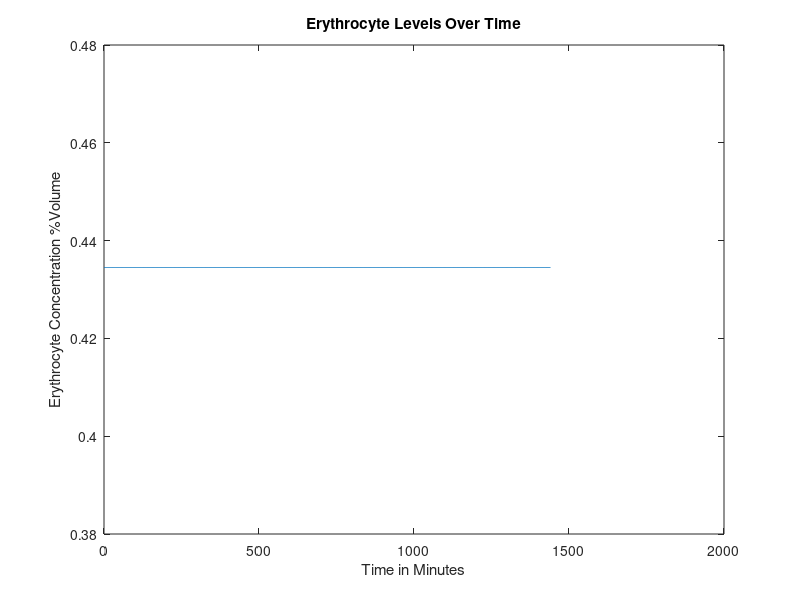
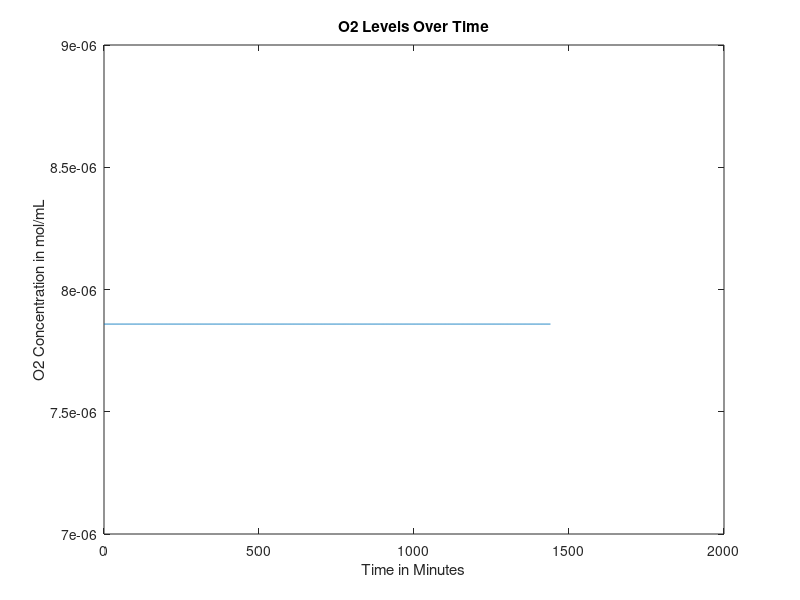
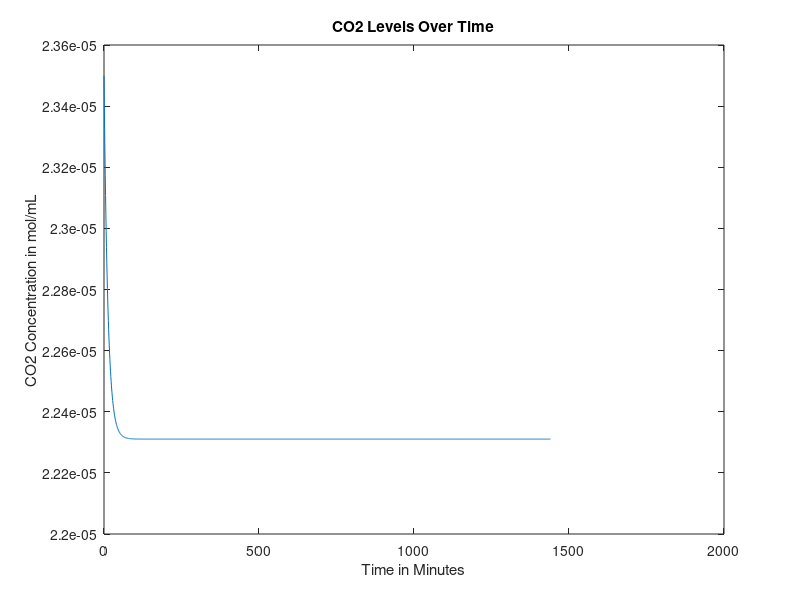
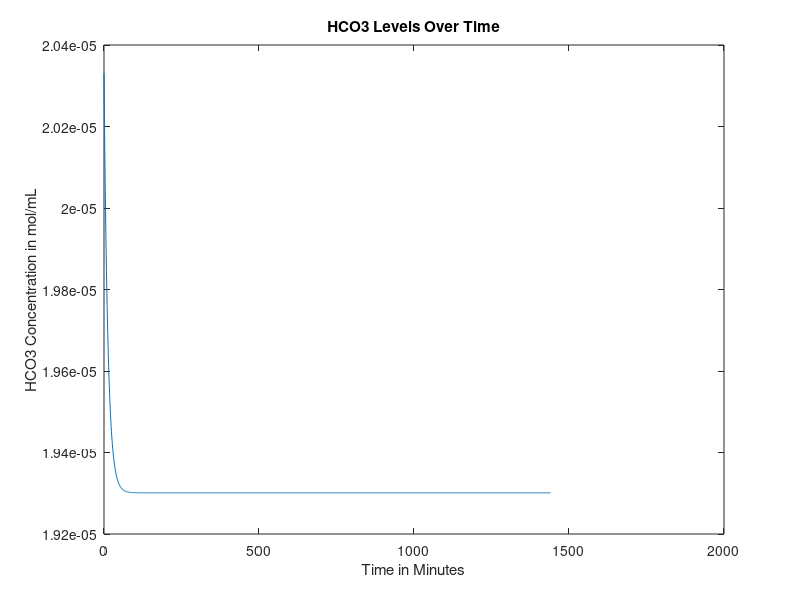

The MATLAB script that drew these images, in order:
function mainfunction2withLiverEating2()
age = 30; %Age in years
gender = 0; %Gender, 0=male, 1=female
mass = 70; %Weight in kg
anemia = 0; %Is the patient anemic? 1 if yes, 0 if no
FerritinStores = 0.0179; %Stored moles of iron in liver as ferritin

RQ=0.825;%reaction quotients for the general body and
%RQheart=0.7;

if (40>=age)&&(age>0) %if/else statement that sets heart rate based on age, in bpm
    heartrate = 60;
else
    heartrate=70;
end


%Intake of various nutrients
carbs=130;
calciumintake=1000;
sodiumintake=500;

if gender==1
    ironintake=18;
else
    ironintake=8;
end

bloodweight=0.07*mass; %sets mass of blood in the body based on percentage composition of blood and bodyweight


%SV=mass; %stroke volume, blood pumped out of heart per beat in mL

bloodflow0 = 1000*bloodweight/1.06; %blood flow out of heart per minute in mL, divided by density of 1.06 g/mL (steady state value)

% cvector = concentration vector, [cE, cNa, cCa, cIron, cGlucose, cO2,
% cCO2, cHCO3], where c = "concentration of", and the letters are our
% components


if gender == 0 %if loop sets volume percentage of red blood cells based on gender
    cE = 0.4345;
elseif gender == 1
    cE = 0.402;
end

%set concentration of O2 and CO2 in mol/mL at BTP in venous blood
cO2 = 0.00000785855;
cCO2 = 0.0000235;
%concentration of bicarbonate in venous blood, in mol/L
cHCO3 = 0.00002033;
%concnetartion of glucose in mol/mL
cGlucose = 0.0000055;
%Na concentration in mol/mL
cNa = 0.000137;
%Concentration of Ca in mol/mL
cCa = 0.00000118;
%Concentration of iron in mol/mL
cIron = 0.00012592;

cvector0 = [cE cO2 cCO2 cHCO3 cGlucose cNa cCa cIron]; %concentration in the blood, in moles? mL/mL of blood

cEtrack=[cvector0(1)];
cO2track=[cvector0(2)];
cCO2track=[cvector0(3)];
cHCO3track=[cvector0(4)];
cGlucosetrack=[cvector0(5)];
cNatrack=[cvector0(6)];
cCatrack=[cvector0(7)];
cIrontrack=[cvector0(8)];

for loop=1:1440
    %Run initial venous blood through the heart
    [bloodflow, cvector, Ci] = lungs(bloodflow0, cvector0);
    %Run blood from lungs to the heart
    [bloodflow, cvector1] = heart(bloodflow, cvector, mass, Ci);
    %These three values are the blood flows that go from the heart to each
    %organ
    
    
    
    %Volumetric flow rate in and out of liver (mL/min)
    %Vi=Vj=V=100mL/min per 100g liver
    %Blood flow distribution will change during iron deficiency anemia but we
    %don't have a function modeling this yet
    
    if (18<=age) && (age<50)
        V=452+16.34*mass+11.85*age-166*gender;
    else
        V=1390+15.94*mass-12.86*age;
    end
    
    BFbraini=0.15*bloodflow;
    BFliveri=V;
    BFotherbloodi=bloodflow-BFbraini-0.3*BFliveri;
    %Process each of these three blood flows in their respective organs
    [BFbrainj, cvectorbrainj] = brain(BFbraini, cvector1, mass, Ci);
    
    [BFotherbloodj, cvectorotherbloodj] = otherblood(BFotherbloodi, cvector1, carbs, calciumintake, sodiumintake, ironintake, Ci, RQ);
    
    Mvectorotherbloodliver=0.7*V*cvectorotherbloodj;
    Mvectorheart=0.3*V*cvector1;
    cvectorliverin=(Mvectorotherbloodliver+Mvectorheart)/V;
    
    [BFliverj, cvectorliverj] = liver(BFliveri,cvectorliverin,gender,mass,Ci,FerritinStores);
    %Redirect blood from liver to other blood and mix the two
    Mvectorotherbloodj=(cvectorotherbloodj*(BFotherbloodj-0.7*V))+(cvectorliverj*BFliverj);
    %Add the blood flow from other blood and liver to get new blood volume
    BFotherbloodj=BFotherbloodj-0.7*V+BFliverj;
    %Do a weighted average to get a new cvector
    cvectorotherbloodj=Mvectorotherbloodj/BFotherbloodj;
    %Send 25% of the blood flow to the kidneys
    BFkidneyi=0.25*(BFbrainj+BFotherbloodj);
    %Subtract blood sent to kidneys from other blood
    BFotherbloodj=BFotherbloodj-BFkidneyi;
    %Have the kidneys process the blood they receive
    
    [BFkidneyj, cvectorkidneyj] = kidney(BFkidneyi, cvectorotherbloodj,RQ,mass, Ci);
    %Send blood processed in kidneys back to other blood, pool with brain, create Mvector
    Mvectorotherblood=(BFotherbloodj*cvectorotherbloodj)+(BFkidneyj*cvectorkidneyj)+(BFbrainj*cvectorbrainj);
    %Reset the bloodflow back into the lungs to the blood flow we just computed
    bloodflow0=BFotherbloodj+BFkidneyj+BFbrainj;
    
    %Recompute cvector0 by dividing Mvectorotherblood by bloodflow0
    cvector0=Mvectorotherblood/bloodflow0;
    
    cEtrack=[cEtrack cvector0(1)];
    cO2track=[cO2track cvector0(2)];
    cCO2track=[cCO2track cvector0(3)];
    cHCO3track=[cHCO3track cvector0(4)];
    cGlucosetrack=[cGlucosetrack cvector0(5)];
    cNatrack=[cNatrack cvector0(6)];
    cCatrack=[cCatrack cvector0(7)];
    cIrontrack=[cIrontrack cvector0(8)];
    
    A = [cvector; cvector1; cvectorbrainj; cvectorotherbloodj; cvectorliverj; cvectorkidneyj; cvector0];
end

figure
plot(0:loop(end),cEtrack)
title('Erythrocyte Levels Over Time')
xlabel('Time in Minutes')
ylabel('Erythrocyte Concentration %Volume')

figure
plot(0:loop(end),cO2track)
title('O2 Levels Over Time')
xlabel('Time in Minutes')
ylabel('O2 Concentration in mol/mL')

figure
plot(0:loop(end),cCO2track)
title('CO2 Levels Over Time')
xlabel('Time in Minutes')
ylabel('CO2 Concentration in mol/mL')

figure
plot(0:loop(end),cHCO3track)
title('HCO3 Levels Over Time')
xlabel('Time in Minutes')
ylabel('HCO3 Concentration in mol/mL')

figure
plot(0:loop(end),cGlucosetrack)
title('Glucose Levels Over Time')
xlabel('Time in Minutes')
ylabel('Glucose Concentration in mol/mL')

figure
plot(0:loop(end),cNatrack)
title('Na Levels Over Time')
xlabel('Time in Minutes')
ylabel('Na Concentration in mol/mL')

figure
plot(0:loop(end),cCatrack)
title('Ca Levels Over Time')
xlabel('Time in Minutes')
ylabel('Ca Concentration in mol/mL')

figure
plot(0:loop(end),cIrontrack)
title('Iron Levels Over Time')
xlabel('Time in Minutes')
ylabel('Iron Concentration in mol/mL')
end

function [bloodout, Cout, Ci] = lungs(vblood, Cvector)
Cout = [];
%Assume Lung Volume is 6 L. Assume dead space of .15 Liters. 
vlung = 6;
deadspace = .15;
respiratoryrate = 15;
alveoliventilation = (vlung-deadspace)*respiratoryrate; %L/min of air added to the aveloli
%Assume oxygen added to alveloli is 21% of air
alveoliO2 = .21*alveoliventilation;


% Finding volumetric flow rate out of oxygen
CiO2 = 0.000001964637; %5mL/100mL becomes .000001964637 mol
%CdeoxygenatedO2 = 0.16; %from graph and partial pressure of oxygen in entering deoxygenated blood being...
Ci=CiO2*vblood;                       %40 mmHg (this might also depend on hemoglobin)
nO2i = vblood*(Cvector(2)+CiO2); %O2 in, mL/min
nO2cons = 0.05*CiO2*vblood;%.0002082515; %5.3 mL/min becomes .0002082515 mol/min
nO2j = nO2i - nO2cons; %O2 out, mol/min
Cout(2) = nO2j/vblood; %mol/mL

% Finding volumetric flow rate out of carbon dioxide
nCO2i = vblood*Cvector(3);
nCO2cons = nCO2i*(1-(48/52));%vblood*(.0000015716531); %vblood(mL/min) and concentration of blood consumed (mol/mL)
%CjCO2 = 0.48; %48 mL/100 mL, should be dependent on hemoglobin, oxygen, things like that
nCO2j = nCO2i - nCO2cons; %CO2 out, L/min
Cout(3) = nCO2j/vblood;

% Finding volumetric flow rate out of bicarbonate
rHCO3CO2 = Cvector(4)/Cvector(3); %ratio of bicarbonate to carbon dioxide in blood leaving lungs
nHCO3j = rHCO3CO2*nCO2j; %HCO3 out, mol/min
Cout(4) = nHCO3j/vblood;

% Finding volumetric flow rate out of calcium
Cout(7) = Cvector(7); %calcium out, L/min

Cout(8) = Cvector(8); %iron concentration doesn't change in lungs
% Finding volumetric flow rate out of sodium
Cout(6) = Cvector(6); %sodium out, L/min

% Finding volumetric flow rate out of erythrocytes
Cout(1) = Cvector(1);

% Finding volumetric flow rate out of glucose

nglucosecons = nO2cons/6; %molar flow rate of glucose consumed, mol/min, in terms of O2 consumed
nGlucosei = Cvector(5)*vblood;
nGlucosej = nGlucosei - nglucosecons; %molar flow rate of glucose out, mol/min
Cout(5) = nGlucosej/vblood;
bloodout = vblood;
end

function [bloodflowj, cvectorj] = brain(bloodflowi, cvectori, mass, Ci)
%Blood volume conserved
bloodflowj=bloodflowi;

brainmass=0.02*mass*1000; %gives brain mass in grams as 2% body mass
Mvector=bloodflowi*cvectori;
%Create a null vector for cvectorj
cvectorj=zeros(1,8);
%Sets inflows equal to outflows for erythrocytes, Na, Ca, Iron
cvectorj(1)=cvectori(1);
cvectorj(6)=cvectori(6);
cvectorj(7)=cvectori(7);
cvectorj(8)=cvectori(8);

%Consume oxygen at 18.4% of intake rate
MO2j=Mvector(2)-0.184*Ci;
%Consume glucose at a rate of 5.6 mg per 100g brain mass per minute
MGlucosej=Mvector(5)-(0.00003108*(brainmass/100));%moles of glucose in - glucose requirements per mon in moles/minute
%Calculate CO2 produced based on glucose consumed via respiration equation
MCO2j=Mvector(3)+6*(0.6660746/1440);
%Calculate HCO3 made when the CO2 is produced
rHCO3CO2=Mvector(4)/Mvector(3); %ratio of bicarbonate to carbon dioxide in blood leaving lungs
HCO3j=Mvector(4)+rHCO3CO2*6*(0.6660746/1440);

%Calculate values above as concentrations and add them to cvectorj
cvectorj(2)=MO2j/bloodflowj;
cvectorj(5)=MGlucosej/bloodflowj;
cvectorj(3)=MCO2j/bloodflowj;
cvectorj(4)=HCO3j/bloodflowj;

end

function [outflow, Cout] = heart(flow,Cvector,weight, Ci)

Cout = [];

% Finding concentration out of glucose
Cout(5)=Cvector(5);
% Finding concentration out of erythrocytes
Cout(1)=Cvector(1);
% Finding concentration out of sodium
Cout(6)=Cvector(6);
% Finding concentration out of iron
Cout(8)=Cvector(8);
% Finding concentration out of calcium
Cout(7)=Cvector(7);

heartmass = weight*.003;
nO2cons = 0.116*Ci; %mL/min*mol/mL=mol/min
Cout(2) = (Cvector(2)*flow - nO2cons)/flow;
CO2gen = .7*nO2cons; %using respiratory quotient in the heart
Cout(3) = (Cvector(3)*flow + CO2gen)/flow;
rHCO3CO2 = Cvector(4)/Cvector(3); %ratio of bicarbonate to carbon dioxide in blood leaving lungs
nHCO3j = rHCO3CO2*CO2gen; %HCO3 out, mol/min
Cout(4) = (Cvector(4)*flow + nHCO3j)/flow;

outflow = flow;
end

function [bloodflowj, cvectorout]=liver(V,cvectori,G,mass,Ci,FerritinStores)
%This function will deliver output volumetric flow rates for the concentration of
%the 8 components (mol/mLmin) out of the liver
%Input: G=Gender (1 if female, 0 if male)
%W=weight of person (kg); A=age of person (years)
%cvector=[cE,cO2,cCO2,cHCO3,cGlucose,cNa,cCa,cFe)
%Outputs are all in concentration flow rates (mol/mLmin) out

%Initializes cvectorout
cvectorout=[0,0,0,0,0,0,0,0];



%Calculates concentration flow rate of red blood cells out
%p=blood density in amount per mL
%Vbody=Volume of body in mL. Calculating assuming 7% of total body weight
%is blood, then divided by density of blood to find volume of blood
%RBCj=raw numerical flow rate of red blood cells out/min
%RBCi=raw numerical flow rate of RBC in/min
%nRBCj=molar flow rate of RBC out/min
%RBCcons=consumption rate of RBC/min
%No generation of RBC in liver

p=1.2e10; %number of red blood cells per mL of PURE red blood cells

%Calculate volume of the body
Vblood=0.07*mass*1000/1.056;
%Calculate the number of RBCs entering liver based on concentration,
%flow rate, and pure RBC density
RBCi=p*V*cvectori(1);
%Consume some based on body size
RBCcons=5.55555e-6*cvectori(1)*Vblood;
%Find pure volume of RBCs we now have based on number and density
VRBCj=(RBCi-RBCcons)/p;
%Calculate volume of plasma that entered
Vplasma=V*(1-cvectori(1));
%Calculate new concentrations based on volumeRBCs/total volume
cvectorout(1)=VRBCj/(VRBCj+Vplasma);
%Bloodflow out = blood cells out + plasma volume
bloodflowj=Vplasma+VRBCj;

%Calculates concentration flow rate of O2 out
%No generation of O2
%nO2i=molar flow rate of O2/min in
%nO2j=molar flow rate of O2/min out
%nO2cons=molar consumption rate of O2/min
nO2i= cvectori(2)*V;
nO2cons=0.204*Ci;
nO2j=nO2i-nO2cons;
cvectorout(2)=nO2j/V;

%Calculates the required intake of protein in grams/min given a
%person's demographic information
%dprotein=daily protein intake in g/day
%protein=protein intake in g/min
dprotein=0.8*mass;
protein=dprotein/1440;

%Calculates concentration flow rate of CO2 out
%nCO2i=molar flow rate of CO2/min in
%nCO2j=molar flow rate of CO2/min out
%nCO2gen=molar flow rate of CO2/min generated
%RQ=Respiratory Quotient=mol CO2 produced/mol O2 consumed
RQ=0.825;
rHCO3CO2 = cvectori(4)/cvectori(3); %ratio of bicarbonate to carbon dioxide in blood leaving lungs
nCO2gen=RQ*nO2cons;
nCO2i=cvectori(3)*V;
nCO2j=nCO2i+nCO2gen-((protein/100)/rHCO3CO2); %if we are consuming bicarbonate, shouldn't carbon dioxide also be consumed
cvectorout(3)=nCO2j/V;

%Calculates the concentration flow rate of Bicarbonate out
%Assume no generation of bicarbonate
%%Also liver just takes in bicarbonate from the heart and stomach
%1mole bicarbonate ions consumed by liver per 100g protein/day
nHCO3gen = rHCO3CO2*nCO2gen; %HCO3 out, mol/min
nHCO3i=cvectori(4)*V;
nHCO3j=nHCO3i-(protein/100)+nHCO3gen;
cvectorout(4)=nHCO3j/V;

%Calculates the concentration flow rate of Na2+ out
%Assume no generation of Na2+, only in, out, and consumption
%nNai=molar flow rate of sodium in
%nNacons=molar flow rate of sodium consumed given that 10% of bile salts
%are consumed, approx 600mL are produced per day, and there are 135mM Na+
%ions in bile.
%nNaj=molar flow rate of sodium out
nNacons=5.625e-6;
nNai=cvectori(6)*V;
nNaj=nNai-nNacons;
cvectorout(6)=nNaj/V;

%Calculates the concentration flow rate of Ca2+ out
%Assume no generation nor consumption.
%cCai=concentration flow rate of Ca2+ in mol/mLmin in
%cCaj=concentration flow rate of Ca2+ in mol/mLmin out
cvectorout(7)=cvectori(7);
%Calculates the concentration flow rate of Fe out
%Assume no generation since

%This function calculates the rate of the liver's glucose buffer function where
%the liver consumes or generates glucose to regulate glucose levels in the blood.
%The consumeorgenerate equation was extracted with excel where equations
%describing [insulin] vs. [glucose] and [glucagon] vs. [glucose] from 
%a research paper were substracted.
%Overall equation is normalized at(x,y)=(6,0) where x=Glucose Concentration in blood (mM) 
%and y=Insulin-Glucagon levles (pmol/L).
%The equation was chosen to be zeroed at 6mM glucose concentration in
%blood since 6mM is the critical threshold value of glucose in the blood
%that determines if liver consumes or generates glucose to buffer glucose levels
%Actual molar rate of glucose generated/consumed factors into account that
%the maximum rate of hepatic glucose uptake is approx. 26umoles/min per kg
%bodyweight
%The maximum value of nGlucosecons, when x=9mM and y=300
%is thus 26umoles/min per kg bodyweight
%Dividing consumeorgenerate by 26*W*10^-6 scales consumeorgenerate value 
%to 26umoles/min per kg bodyweight at (9,300) to give nGlucosegen and
%nGlucosecons terms in moles/min

consumeorgenerate=0.8144*(cvectori(5)*10^6)^3-9.622*(cvectori(5)*10^6)^2+108.74*(cvectori(5)*10^6)-480.69;
scalingterm = 300/(26*mass*10^-6);
if consumeorgenerate < 0
    nGlucosegen=abs(consumeorgenerate)/scalingterm;
    nGlucosecons=0;
elseif consumeorgenerate > 0
    nGlucosecons=abs(consumeorgenerate)/scalingterm;
    nGlucosegen=0;
else
    nGlucosegen=0;
    nGlucosecons=0;
end
nGlucosebasalcons = nO2cons/6;
nGlucosei = cvectori(5)*V;
nGlucosej = nGlucosei + nGlucosegen - nGlucosecons - nGlucosebasalcons;
cvectorout(5) = nGlucosej/V;

% Iron gets packaged into ferritin in the liver, to be stored and used
% later if we run low


%determine molar flow rate of iron in
Mironin=V*cvectori(8);
Mirondif=(V*0.00012592)-Mironin;

if Mirondif < 0
    FerritinStores=FerritinStores+Mirondif;
    cvectorout(8)=0.00012592;
elseif FerritinStores > Mirondif && Mirondif>0
    Mironadd=Mirondiff;
    FerritinStores=FerritinStores-Mironadd;
    cvectorout(8)=(Mironadd+Mironin)/V;
elseif FerritinStores < Mirondif && Mirondif>0
    Mironadd=FerritinStores;
    cvectorout(8)=(Mironadd+Mironin)/V;
    FerritinStores=0;
    
elseif FerritinStores == 0
    
    cvectorout(8)=cvectori(8);
    
end


end

function [bloodflowj, cvectorj] = kidney(bloodflowi, cvectori, RQ, mass, Ci)
T=1440;%Multiplier that scales up the time period of interest to one day (required for glucose equation)
Kidneymass=(300/70000)*mass; %mass of the kidneys combined in grams

%Initialize all intakes
Mvector=bloodflowi*cvectori;
bloodflowj=bloodflowi;

%Consume relevant compounds to create outlet values

MEj=Mvector(1);
MIronj=Mvector(8);

MO2j=Mvector(2)-0.072*Ci;
% Find mol/min O2 consumed
%MO2cons = Mvector(2) - MO2j;
% Convert to mL/min per 100g
%MO2cons = (MO2cons/0.0000392927)/(Kidneymass/100);
% Find mmol/min per 100g Na consumed
%MNacons = (MO2cons - 0.5)/0.1;
% Convert to mol/min
%MNacons = (MNacons/1000)*(Kidneymass/100);
MNacons = (100/1440)/1000;
MNaj = Mvector(6) - MNacons;
%MNaj=(Mvector(6)-(Kidneymass/100)*((10*(25450*(Mvector(2)-MO2j)))-5))/1000;
%MCaj=0.98*Mvector(7);
MCaj = Mvector(7) - 3.8981e-09*bloodflowi;
MGlucosej=Mvector(5)-(Mvector(5)*(0.226/((Mvector(5))*T)));
MCO2j=Mvector(3)+((Mvector(2)-MO2j)*RQ);
rHCO3O2=Mvector(4)/Mvector(3);
MHCO3gen=rHCO3O2*((Mvector(2)-MO2j)*RQ);
MHCO3j=Mvector(4)+MHCO3gen; %-0.15*(Mvector(4))+(.004/T)

%Recompute all concentrations using original mass of blood and new values

cIronj=MIronj/bloodflowj;
cNaj=MNaj/bloodflowj;
cO2j=MO2j/bloodflowj;
cCO2j=MCO2j/bloodflowj;
cEj=MEj/bloodflowj;
cGlucosej=MGlucosej/bloodflowj;
cHCO3j=MHCO3j/bloodflowj;
cCaj=MCaj/bloodflowj;

cvectorj=[cEj cO2j cCO2j cHCO3j cGlucosej cNaj cCaj cIronj];

end

function [outflow, Cout] = otherblood(flow, Cin, carbs, calciumintake, sodiumintake, ironintake, Ci, RQ)
Cout = [];
Cout(1) = Cin(1);
%CO2cons =
Cout(2) = (Cin(2)*flow-0.374*Ci)/flow;%-CO2cons;
nCO2gen = 0.374*Ci*RQ;
Cout(3) = (Cin(3)*flow + nCO2gen)/flow;
rHCO3CO2 = Cin(4)/Cin(3);
Cout(4) = (Cin(4)*flow + nCO2gen*rHCO3CO2)/flow;
Cout(5) = (flow*Cin(5) + (.8*carbs)/(180.156*1440))/flow; %130g of carbs, 80 percent is directly translated to glucose, 20% is fructose and galactose which goes to the liver and may be converted to glucose at a later stage so another term is incoming
Cout(6) = (flow*Cin(6) + (sodiumintake/(1000*22.99*1440)))/flow; %500 mg of sodium needed for vital functions so start with sodium intake being 500 mg
Cout(7) = (flow*Cin(7) + (calciumintake*.26)/(1000*40.08*1440))/flow; %calcium intake should be around 1000 mg
Cout(8) = (flow*Cin(8) + (ironintake*.18)/(1000*55.845*1440)-1/(1440*1000*55.845))/flow;%iron intake will be approximately 8 mg for males and 18 mg for females
outflow = flow;
end